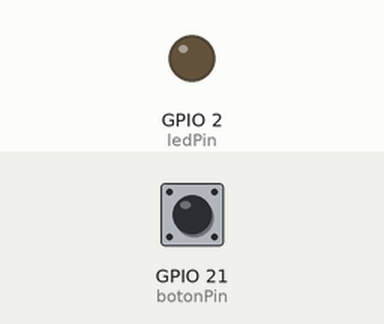
This program was run on a simulated ESP32. Parts: output pins drawn as LEDs (lit = HIGH). Inputs (shaded band) come from the test bench; at power-on: GPIO 21 (botonPin) HIGH.

Above: at 1.2 s.
1.3 s: GPIO 21 (botonPin) pulled LOW for 0.15 s
At 1.37 s:
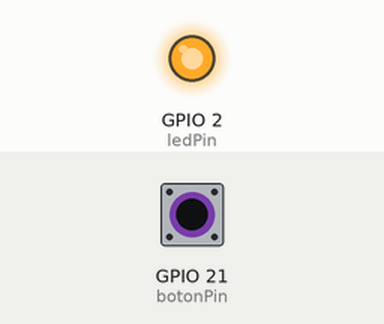
2.9 s: GPIO 21 (botonPin) pulled LOW for 3.2 s
At 7.3 s:
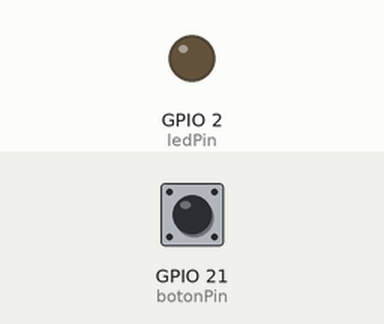
Timing chart, 0 to 8.8 s (numbered marks = the images above; inputs shaded):
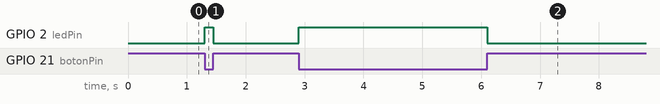

Measured:
- after the input at 1.3 s, GPIO 2 (ledPin): LOW → HIGH at once, → LOW 0.15 s later
- after the input at 2.9 s, GPIO 2 (ledPin): LOW → HIGH at once, → LOW 3.2 s later

The program:

main.cpp
```cpp
#include <Arduino.h>

#define ledPin 2
#define botonPin 21
volatile bool eventoOcurrido = false;
volatile bool eventoOcurrido2 = false;

void IRAM_ATTR ISR() {
    if (digitalRead(botonPin) == LOW) {
        eventoOcurrido = true;
    } else {
        eventoOcurrido2 = true;
    }
}

void setup(){
	pinMode(botonPin, INPUT_PULLUP);
	pinMode(ledPin, OUTPUT);
  attachInterrupt(digitalPinToInterrupt(botonPin), ISR, CHANGE);
}

void loop(){
  if(eventoOcurrido){
    eventoOcurrido = false;
    digitalWrite(ledPin, HIGH);
  }
	if (eventoOcurrido2){
    eventoOcurrido2 = false;
    digitalWrite(ledPin, LOW);
  }
}
```
